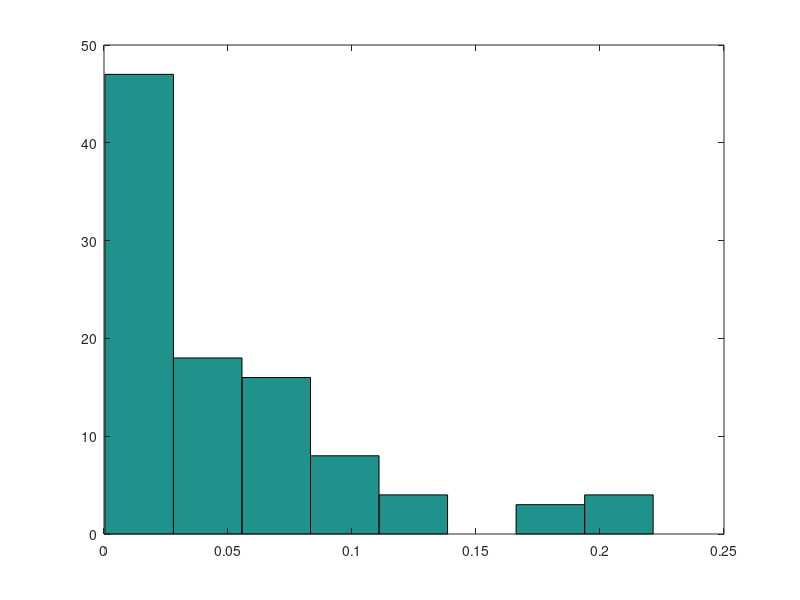

Write the MATLAB code that produced this figure.
y = [
0.010122261518670683
7.311442651687372E-4
0.009959576965639982
0.00980028261162147
0.01414238654433042
0.020802688623019705
0.020813547967211576
0.0188519026490912
0.019478656408189465
0.006572106022650459
0.012482125426041435
0.0038074397803704585
0.019377339525860293
0.01760545926949142
0.013011008878098806
6.762088348697404E-4
0.0026856859678598966
0.009435545758670116
0.004302017708210926
0.010404994705879744
0.004811088788210682
0.01354672366643861
0.01630033962984001
0.0214131649122713
0.014116642530590084
0.020536798145959878
0.006193567110470255
0.00809261739473044
0.004509188928539132
0.007422396066710135
0.02103260222646952
0.005760285353570538
3.6907649510098395E-4
0.02074340392559826
0.019752006044761572
0.0021803464163401287
0.0015659545011796894
0.0069507013391501005
0.01672547492958998
0.0034211794029594955
0.02381004316160862
0.028971103605980986
0.025365182635381345
0.025131538834008538
0.022584858555909193
0.03084625526097895
0.02362881217555035
0.03305801332945002
0.03902201546232931
0.02702268881504999
0.03374513128076906
0.022455709510989408
0.03437060253668989
0.04344260789621934
0.038161856442920694
0.03585729108061919
0.031614052422201055
0.03446330257614072
0.04311441975912089
0.02854171028677044
0.032741662345840084
0.03254057205363914
0.06220618426211999
0.05849431595448884
0.058997177508759435
0.048431316182369955
0.06428902890549004
0.057929263985361246
0.06506872849482015
0.0539105732967986
0.049265170283518955
0.0705228912162088
0.06673978807855896
0.07707427940787959
0.08481420174365972
0.07410641659263995
0.08219207080749058
0.07732464420868901
0.0737941715986512
0.08537560499007846
0.08254796963273847
0.08243716208211005
0.06918034252804972
0.08850700990715055
0.10898306286238935
0.09277455759179887
0.10513806052337138
0.1098138541153606
0.09931967318432022
0.12996775487135892
0.13248727834766072
0.1299892093861903
0.12556435628509988
0.16677052833156125
0.1870215425023396
0.18082497640997097
0.21043951968781016
0.20267157264396118
0.21756323278104972
0.22143299625055946
];

disp('mediana: ')
median(y)
disp(' desvio standard: ')
std(y)
disp('varianza: ')
var(y)
disp('media: ')
mean(y)

hist(y, 8, max(size(y)))